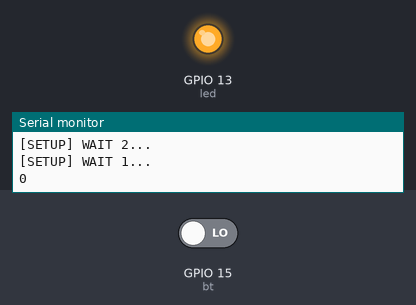
This sketch was run on a simulated ESP8266 (NodeMCU). Shown: output pins drawn as LEDs (lit = HIGH), the last lines printed to the serial monitor. The inputs (shaded band) are chosen by the test bench; at power-on: GPIO 15 (bt) LOW. WiFi joins after 1.5 s; servers stay silent unless stated.

Above: at 5.2 s.
5.3 s: GPIO 15 (bt) driven HIGH
At 9.6 s:
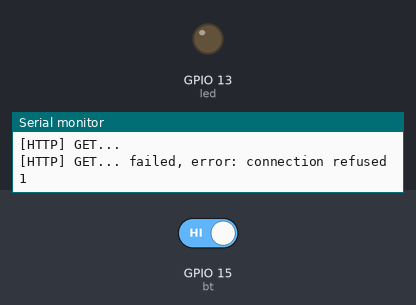
10.4 s: GPIO 15 (bt) driven LOW
At 10.9 s:
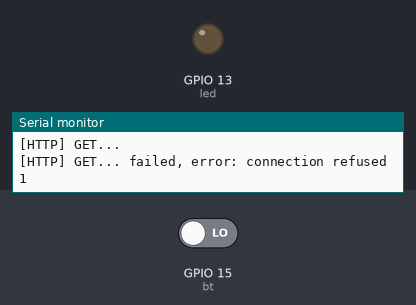
Timing chart, 0 to 13.4 s (numbered marks = the images above; inputs shaded):
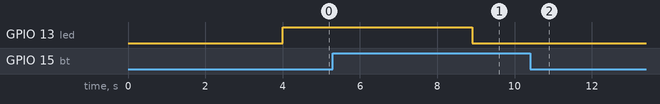

The sketch:

autointernet.ino
```cpp
/**
   BasicHTTPClient.ino

    Created on: 24.05.2015

*/

#include <Arduino.h>

#include <ESP8266WiFi.h>
#include <ESP8266WiFiMulti.h>

#include <ESP8266HTTPClient.h>

#include <WiFiClient.h>

ESP8266WiFiMulti WiFiMulti;

int led = 13; // saida para o rele
int bt = 15; // controle manual
int acionado = 0;

void setup() {

  Serial.begin(115200);
  // Serial.setDebugOutput(true);

  Serial.println();
  Serial.println();
  Serial.println();

  for (uint8_t t = 4; t > 0; t--) {
    Serial.printf("[SETUP] WAIT %d...\n", t);
    Serial.flush();
    delay(1000);
  }

  WiFi.mode(WIFI_STA);
  WiFiMulti.addAP("", "");

  pinMode(led, OUTPUT);
 pinMode(bt, INPUT);
  digitalWrite(led, 1);

}

void loop() {


  if(digitalRead(bt) == HIGH){ // quando o botao manual esta acionado altera o status
    if(acionado == 1){
      acionado = 0;
    } else {
      acionado = 1;
    }
  }

  Serial.println(acionado);

  // wait for WiFi connection
  if ((WiFiMulti.run() == WL_CONNECTED)) {

    WiFiClient client;

    HTTPClient http;
    // leitura do comando via web
    Serial.print("[HTTP] begin...\n");
    if (http.begin(client, "http://10.0.0.104/commands/send/1")) {  // HTTP


      Serial.print("[HTTP] GET...\n");
      // start connection and send HTTP header
      int httpCode = http.GET();

      // httpCode will be negative on error
      if (httpCode > 0) {
        // HTTP header has been send and Server response header has been handled
        Serial.printf("[HTTP] GET... code: %d\n", httpCode);

        // file found at server
        if (httpCode == HTTP_CODE_OK || httpCode == HTTP_CODE_MOVED_PERMANENTLY) {
          String comando = http.getString();
          // se o comando for on altera o status acionado para 1
          if(comando=="on"){
            acionado = 1;
            //digitalWrite(led, 0);
          }
          // se o comando for on altera o status acionado para 0
          if(comando=="off"){
            acionado = 0;
            //digitalWrite(led, 1);
          }
          Serial.println(comando);
        }
      } else {
        Serial.printf("[HTTP] GET... failed, error: %s\n", http.errorToString(httpCode).c_str());
      }

      http.end();
    } else {
      Serial.printf("[HTTP} Unable to connect\n");
    }
  }
  Serial.println(acionado);
  // le o status acionado
  if(acionado == 1){
    digitalWrite(led, LOW); // aciona o modulo rele
  } else {
    digitalWrite(led, HIGH); // desaciona o modulo rele
  }


  delay(3000);
}
```

Measured:
- after the input at 5.3 s, GPIO 13 (led): HIGH → LOW after 3.6 s
- after the input at 10.4 s, GPIO 13 (led): stays LOW (without the input it goes to HIGH after 1.7 s)
